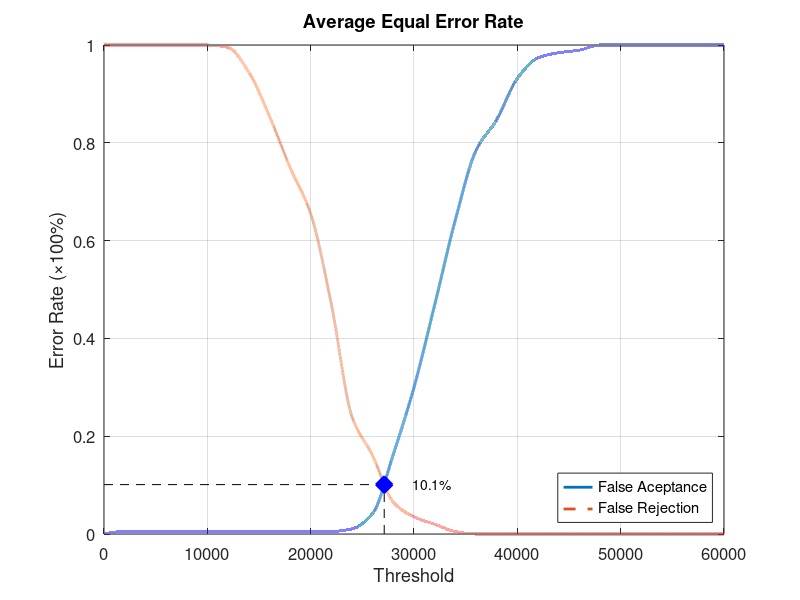
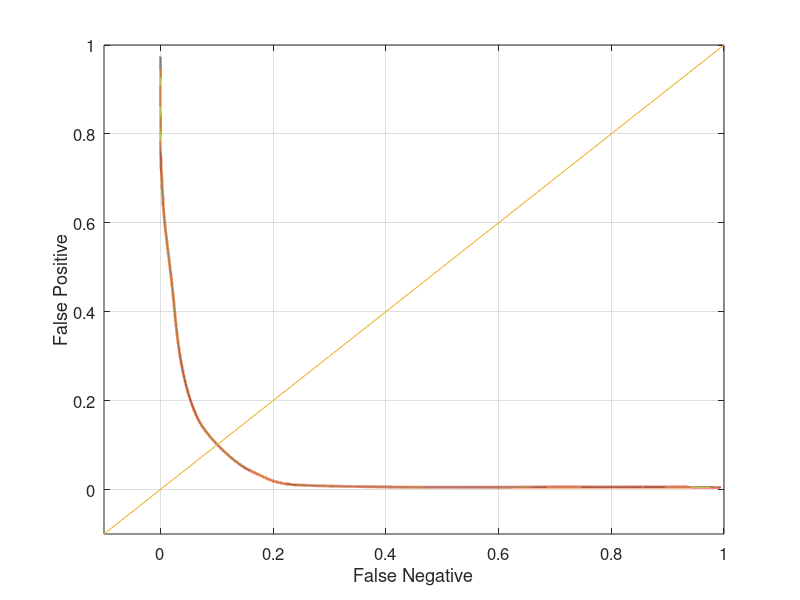

Here is the MATLAB script that generated these plots, in order:
function yEER = Database3_3
close all;
clear;
clc;
x = 0:2000:60000;
xq = 0:0.5:60000;

y0 = [0 0.00526316 0.00526316 0.00526316 0.00526316 0.00526316 0.00526316 0.00526316 0.00526316 0.00526316 0.00526316 0.00526316 0.0105263 0.0421053 0.163158 0.3 0.468421 0.642105 0.784211 0.847368 0.931579 0.973684 0.984211 0.989474 1 1 1 1 1 1 1];
yy0 = interp1(x, y0, xq, 'pchip');
y1 = [1 1 1 1 1 1 0.995 0.945 0.855 0.75 0.655 0.47 0.24 0.16 0.065 0.035 0.02 0.005 0 0 0 0 0 0 0 0 0 0 0 0 0];
yy1 = interp1(x, y1, xq, 'pchip');

% Calculating EER: 
y2 = abs(y0 - y1);
find(y2 == min(y2))
yy2 = abs(yy0 - yy1);
xEER = find(yy2 == min(yy2));
xEERIndex = xq(xEER) % X-axis EER
yEER = yy0(xEER) % Y-axis EER

main = figure
plot(xq, yy0,'-','LineWidth', 2);	hold on
plot(xq, yy1,'--','LineWidth', 2);	hold on
plot([xEERIndex xEERIndex], [0 yEER], 'k--');	hold on
plot([0 xEERIndex], [yEER yEER], 'k--');	hold on
plot(xEERIndex, yEER, 'bx', 'LineWidth', 10);	hold on
text(xEERIndex + 10 * xEERIndex / 100, yEER, [num2str(round((10000 * yEER)) / 100) '%'])
legend('False Aceptance', 'False Rejection', 'Location', 'SouthEast')
xlabel('Threshold')
ylabel('Error Rate (\times100%)')
title('Average Equal Error Rate')
set(gca, 'FontSize', 12)
axis([0 60000 0 1])
grid on

print(main, 'Database3_3Main', '-dpng');
FNRxFPR = figure('Color', [1 1 1]);
plot(yy1, yy0, '-', yy1, yy0, 'LineWidth', 2);
hold on
y = -0.1:0.1:1
plot(y, y); 
set(gca, 'FontSize', 12)
xlabel('False Negative')
ylabel('False Positive')
axis([-0.1 1 -0.1 1])
set(gca, 'FontSize', 12)
grid on

print(FNRxFPR, 'Database3_3FNRxFPR','-dpng');
end
